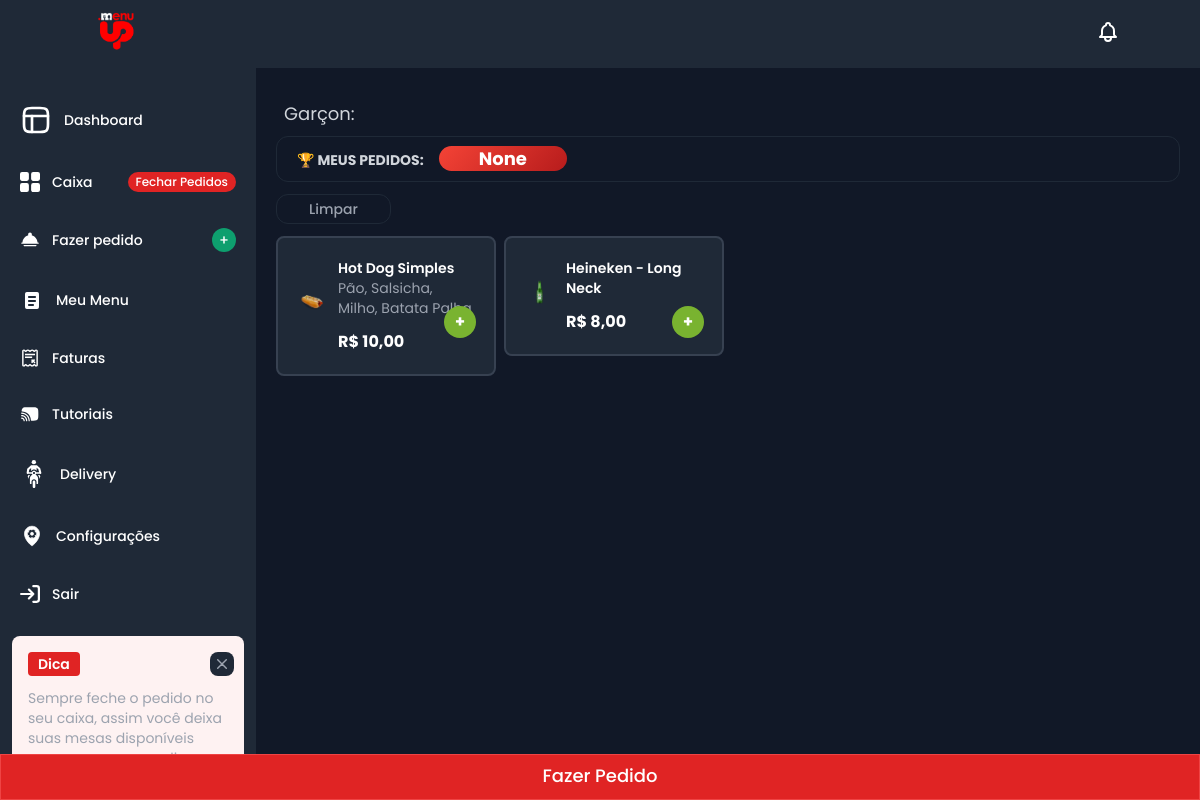
Page /restaurant/menu-user/ (signed in) on the committed database.
### menu/models.py (models this page shows, shortened)
class Menu(models.Model):
    user = models.ForeignKey(User, on_delete=models.CASCADE, related_name='menus')
    restaurant = models.ForeignKey('restaurant.Restaurant', on_delete=models.CASCADE)
    name = models.CharField(max_length=30)
    value = models.DecimalField(max_digits=10, decimal_places=2)
    status = models.BooleanField(default=True)
    img = models.ImageField(upload_to='menu_images/')
    cost = models.DecimalField(max_digits=10, decimal_places=2, blank=True, null=True)
    ingredients = models.ManyToManyField(Ingredient, related_name='menus', blank=True)
    category = models.ForeignKey('Category', on_delete=models.SET_NULL, null=True, blank=True, related_name='menus')
    def get_description(self):
        ingredients_list = [ingredient.name for ingredient in self.ingredients.all()]
        description = ", ".join(ingredients_list)
        return description

class Ingredient(models.Model):
    user = models.ForeignKey(User, on_delete=models.CASCADE, related_name='ingredients')
    name = models.CharField(max_length=50, unique=True)

### restaurant/views.py (the view)
# urls.py: path('menu-user/', views.menu_user, name='menu_user'),
@login_required
def menu_user(request):
    user = request.user
    print(f'Usuário autenticado: {user.username}')
    try:
        waiter = Waiter.objects.get(user=user)
        waiter_id = waiter.id
        print(f'Garçom encontrado: {waiter.name}, ID: {waiter_id}')
        waiter_restaurant = waiter.restaurant
        print(f'Restaurante encontrado: {waiter_restaurant.id}')
        menu_items = Menu.objects.filter(restaurant=waiter_restaurant)
        tables = Table.objects.filter(restaurant=waiter_restaurant,is_active=True)
        orders = Order.objects.filter(waiter_id=waiter.id)
        order_count = orders.count()
        ingredients = list(set(ingredient for item in menu_items for ingredient in item.ingredients.all()))
        print(f'Itens do menu: {menu_items}')
        print(f'Ingredientes: {ingredients}')
    except Waiter.DoesNotExist:
        menu_items = Menu.objects.filter(user=user)
        tables = Table.objects.filter(user=user, is_active=True)
        ingredients = list(set(ingredient for item in menu_items for ingredient in item.ingredients.all()))
        print('Usuário não é um garçom. Obtendo menu e mesas do usuário principal.')
    return render(request, 'pages/menu-user.html', {
        'waiter': waiter if 'waiter' in locals() else None,  # Passa o objeto waiter ou None
        'menu': menu_items,
        'tables': tables,
        'ingredients': ingredients,
        'orders': order_count if 'waiter' in locals() else None,
    })

### core/context_processors.py (called while the page is built)
def restaurant_code(request):
    if request.user.is_authenticated and hasattr(request.user, 'restaurant'):
        restaurant_code = str(request.user.restaurant.restaurant_code)
    else:
        restaurant_code = None
    return {'restaurant_code': restaurant_code}

### core/templates/pages/menu-user.html (shortened to what this page needs)
{% extends 'index.html' %}
{% block content %}
<p class="text-lg text-gray-300 ms-2 mb-2">Garçon: <strong> {{ waiter.name}} </strong></p>
<div class="w-full border border-gray-800 rounded-xl p-2 mb-3">
    <p class="text-gray-300 text-sm ms-3 font-bold"> 🏆 MEUS PEDIDOS: <span class="bg-custom px-10 rounded-full text-lg text-white text-center ms-3">{{orders}}</span></p>
</div>
<div class="flex justify-between mb-3">
    <a href="" id="clear-button" type="button" class="inline-flex items-center px-8 py-1 text-sm font-medium text-center text-gray-400 rounded-xl dark:hover:bg-gray-700 focus:ring-4 focus:outline-none hover:text-white focus:ring-red-300 dark:hover:bg-gray-700 dark:focus:ring-red-800 border border-gray-800">
        Limpar
    </a>
    <div class="fixed bottom-0 left-0 right-0 text-center z-50">
        <button id="open-modal-button" type="button" class="w-full px-5 py-3 text-sm font-medium text-white hover:bg-red-800 focus:ring-4 focus:outline-none focus:ring-blue-300 dark:hover:bg-gray-900 dark:focus:ring-red-800 border border-red-500 dark:bg-red-600 hover:text-white">
            <span class="px-3 py-1 text-lg font-medium leading-none rounded-full animate-pulse">Fazer Pedido</span>
        </button>
    </div>
</div>
<ul role="list" class="grid grid-cols-1 gap-2 sm:grid-cols-2 lg:grid-cols-4">
    {% for item in menu %}
    <li class="mb-3 relative">
        <label for="item-checkbox-{{ item.id }}" class="inline-flex items-center justify-between w-full p-5 text-gray-500 bg-white border-2 border-gray-200 rounded-lg cursor-pointer dark:hover:text-gray-300 dark:border-gray-700 peer-checked:border-green-500 hover:text-gray-600 dark:peer-checked:text-gray-300 peer-checked:text-gray-600 hover:bg-gray-50 dark:text-gray-400 dark:bg-gray-800 dark:hover:bg-gray-700">
            <div class="block w-full">
                <div class="flex items-center">
                    <img class="mb-2 w-7 h-7 text-sky-500" src="{{ item.img.url }}" />
                    <div class="ml-3">
                        <div class="text-sm font-semibold text-white">{{ item.name }}</div>
                        <div class="text-sm w-full">{{ item.get_description }}</div>
                        <div class="mt-3 text-white font-bold">R$ {{ item.value }}</div>
                    </div>
                </div>
                <div class="absolute top-1/2 right-5 transform -translate-y-1/1 flex justify-center items-center w-8 h-8 bg-[#79B330] rounded-full">
                    <span class="text-white font-bold">+</span>
                </div>
            </div>
        </label>
    </li>
    {% endfor %}
</ul>
{% endblock %}

### core/templates/index.html (style rules this page uses)
body { font-family: 'Poppins', sans-serif !important; }
.bg-custom { background-image: linear-gradient(310deg, #b71c1c 0%, #f44336 100%); }

### rows in the picture
Menu: img (picture), name "Hot Dog Simples", get_description "Pão, Salsicha, Milho, Batata Palha", value "10,00"
Menu: img (picture), name "Heineken - Long Neck", value "8,00"

### other values in the picture
{{ orders }} "None"
